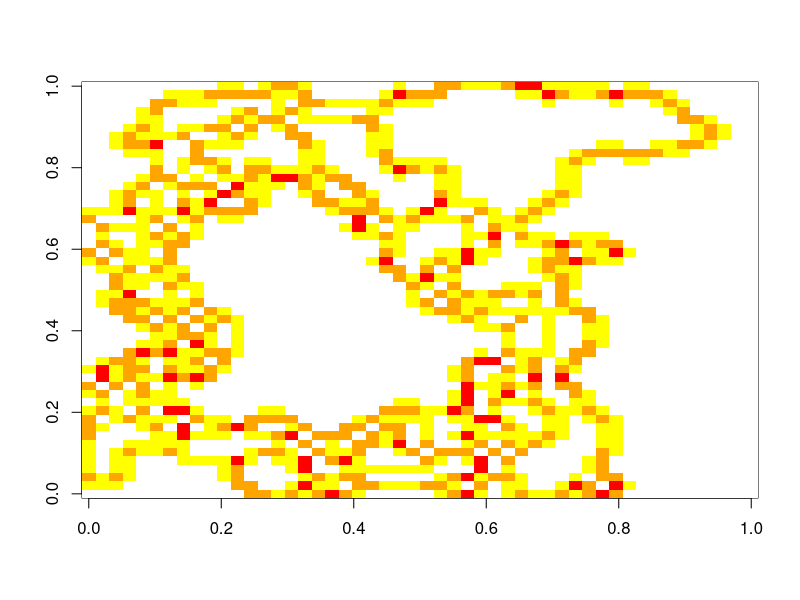
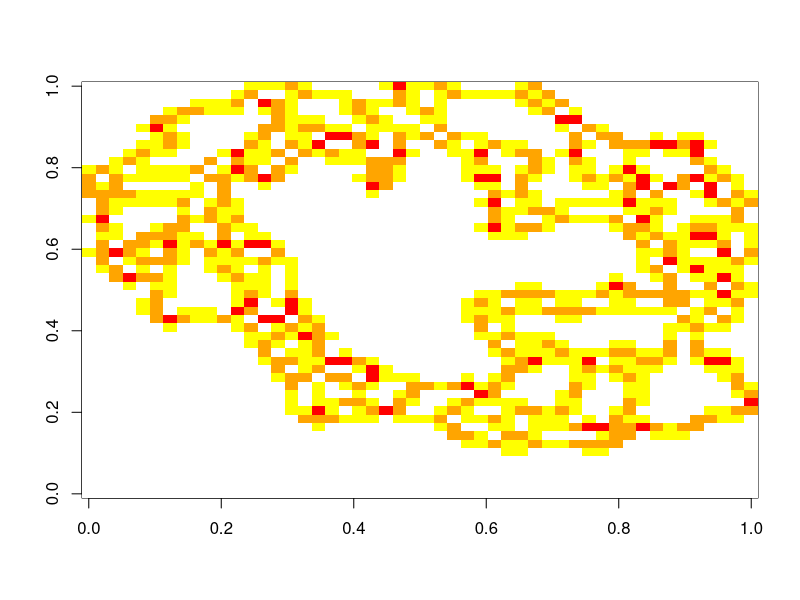
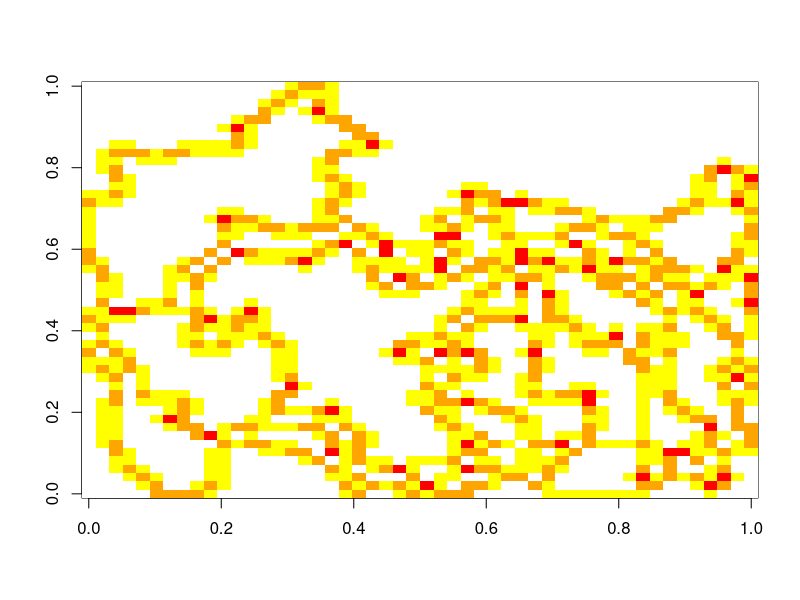
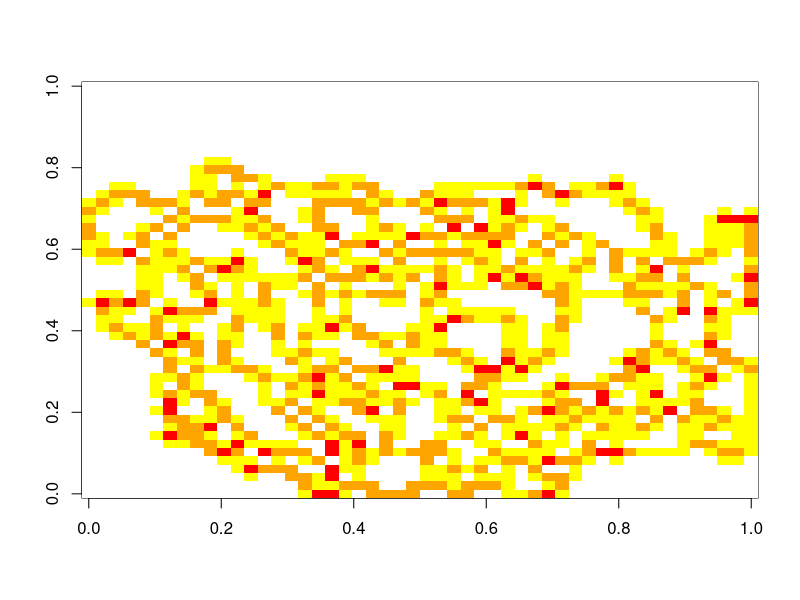
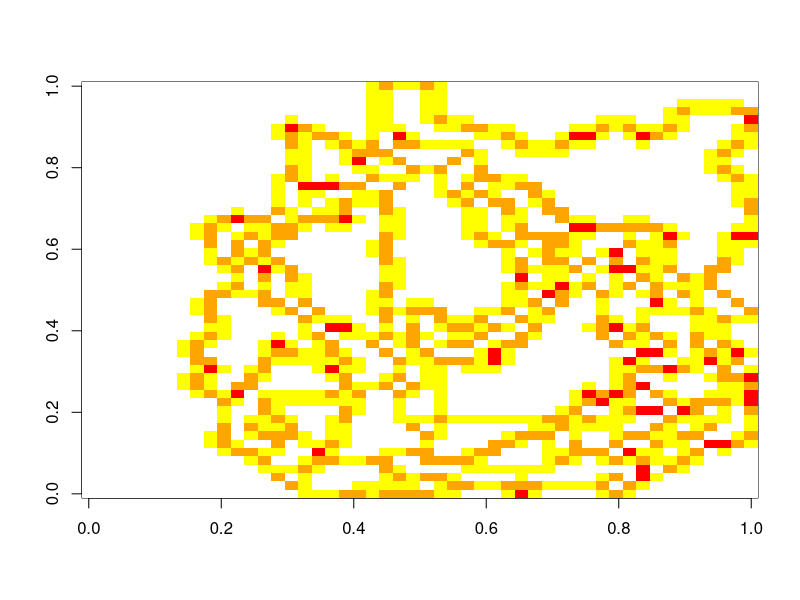
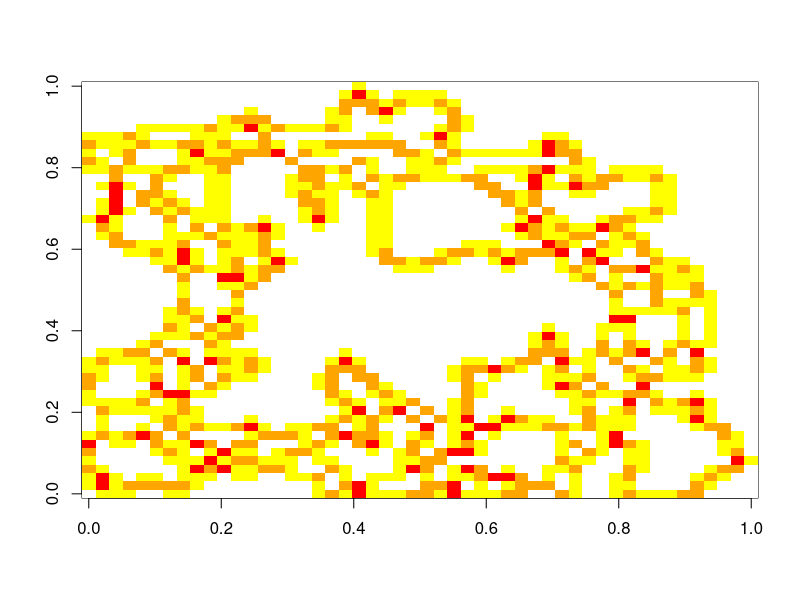
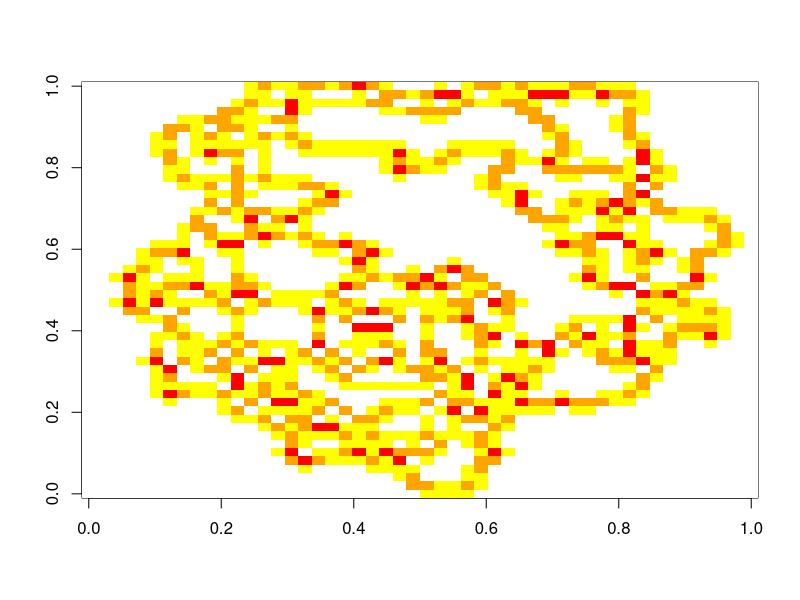
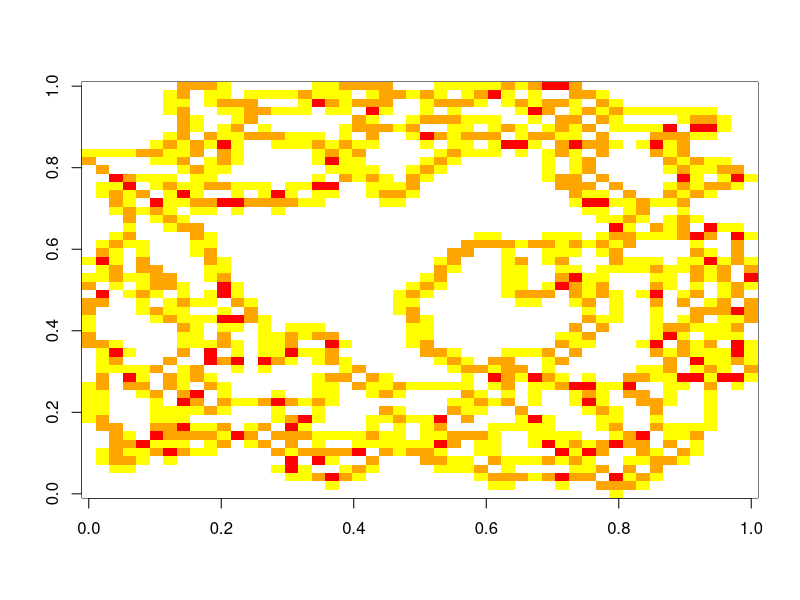

Recreate these plots in R, in order. (Note: this script raises an error after producing the figures.)
## ---- chunk 1
knitr::opts_chunk$set(echo = TRUE)
## ---- chunk 2
# Make the simulation repeatable
set.seed(42)

t1=Sys.time()

# Size of the grid is NxN
N=50
s=matrix(sample(0:3,N*N,replace=T),nrow=N,ncol=N)

# Number of trials is the number of times a new token is added to the grid
# One such addition can result in a large number of avalanche motions.  These
# are all part of one trial.
Ntrial=100000

x=rep(0,Ntrial)
y=rep(0,Ntrial)

m=0   # Number of times an avalance has occurred, cumulative
num_frames=0  # number of image frames

for (trial in seq(Ntrial)) {
  x[trial]=trial
  r=sample(N,1); c=sample(N,1)
  sold=s
  s[r,c]=s[r,c]+1
  # Propagate the avalanche
  while (any(s>3)) {
    k=which(s>3)[1]-1
    c=as.integer(k/N)+1
    r=(k%%N)+1
    s[r,c]=s[r,c]-4
    m=m+1
    if (r>1) { s[r-1,c]=s[r-1,c]+1 }
    if (c>1) { s[r,c-1]=s[r,c-1]+1 }
    if (r<N) { s[r+1,c]=s[r+1,c]+1 }
    if (c<N) { s[r,c+1]=s[r,c+1]+1 }
  }
  y[trial]=m
  if (num_frames<100 && trial>1) {
    if ( (y[trial]-y[trial-1]) >= (3878)) {
      outfile=sprintf("frame%03d.png",num_frames)
      png(outfile)
      sold=abs(s-sold)
      savalanche=sold
      image(sold,col=c('white','yellow','orange','red'))
      dev.off()
      num_frames=num_frames+1
    }
  }
}

t2=Sys.time()

t2-t1

## ---- chunk 3
# Look at the actual avalanches
zzz=diff(y); zzz=zzz[zzz>0]
d=as.data.frame(table(zzz),stringsAsFactors=F)
colnames(d)=c('x','y')
d$x=as.numeric(d$x)
d$y=d$y/sum(d$y)
plot(d$x,d$y,pch=19,log='xy',xlab='Size of Avalance',ylab='Number of Avalanches')
title('Toy Avalanche Simulation, 100K trials')
grid()
# For the linear approximation:
#
# Look at the first two decades of response -- larger avalanches are very rare
# so the fit doesn't quite follow a power law unless a very large number of trials
# are performed.
d2=d[d$x<=100,]
m=lm(log(y)~log(x),d2)
xnew=c(1,10000)
ynew=exp(predict(m,data.frame(x=xnew)))
lines(xnew,ynew,col='red',lwd=3)

## ---- chunk 4
image(savalanche,col=c('white','yellow','orange','red'))
## ---- chunk 5
summary(m)
